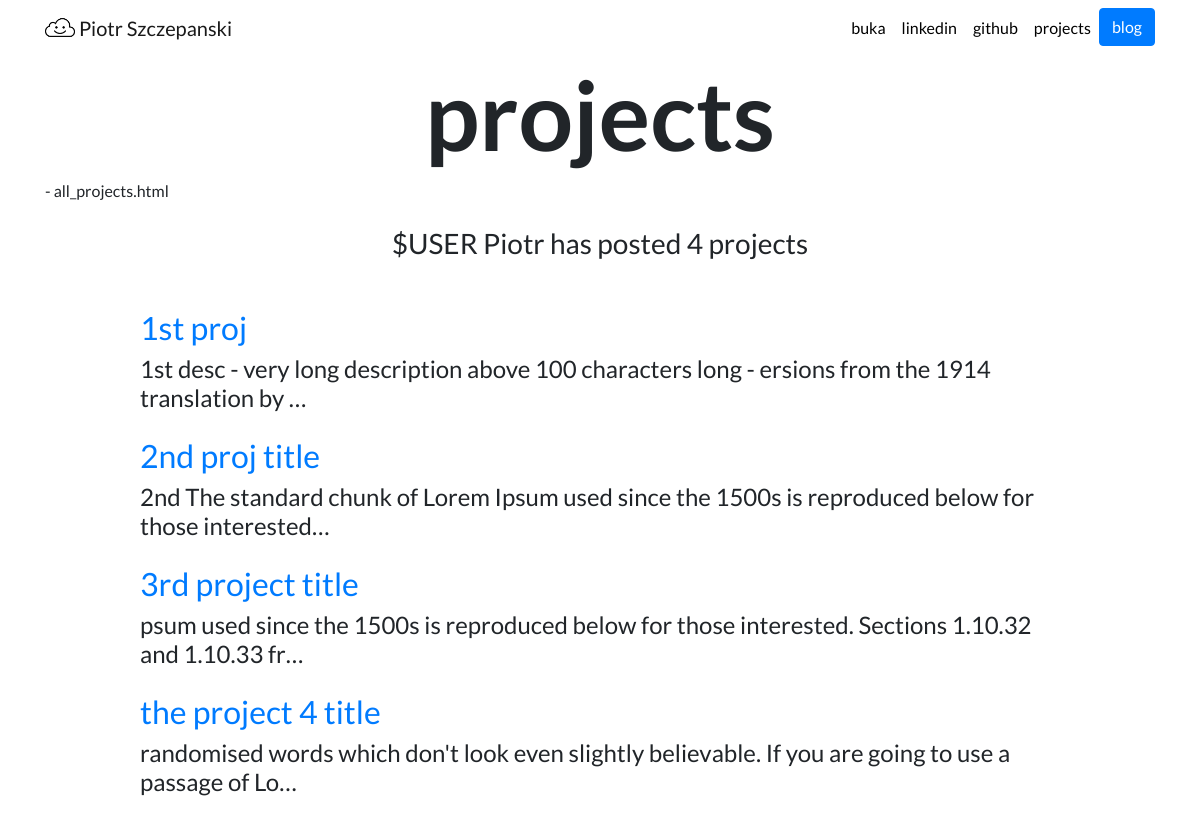
The page /projects/ on the database as committed earlier.
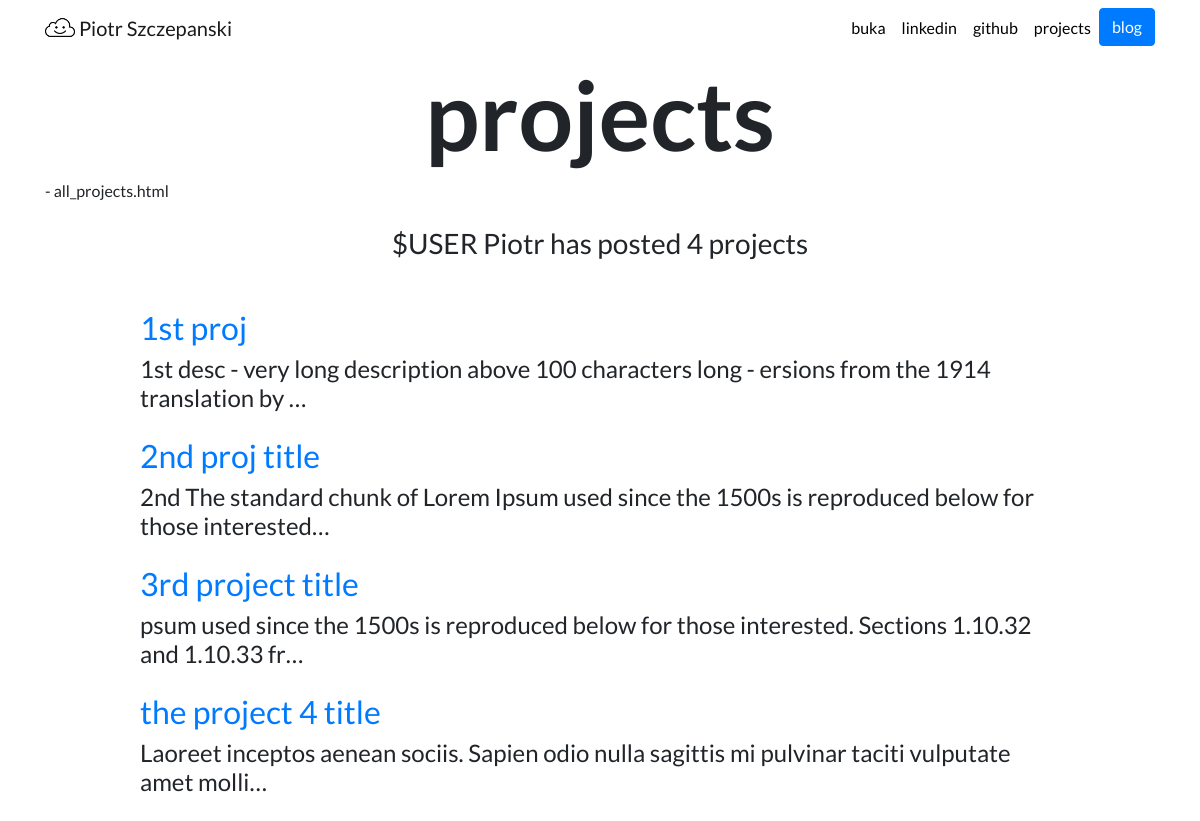
The same page on the database as committed later.
### app_projects/models.py (models this page shows, shortened)
class Project(models.Model):
    title = models.CharField(max_length=100)
    description = models.CharField(max_length=250)
    image = models.ImageField(upload_to='app_projects/images/')
    date = models.DateField()
    url = models.URLField(blank=True)

### app_projects/views.py (the view)
# urls.py: path('', views.all_projects, name='all_projects'),
def all_projects(request):
    counter_projects = Project.objects.count
    projects = Project.objects.order_by('-date')[:10]
    return render(request, 'app_proj_projects/all_projects.html', {'projects':projects, 'counter_projects': counter_projects })

### app_projects/templates/app_proj_projects/all_projects.html (shortened to what this page needs)
{% extends "app_proj_root/base.html" %}
{% load static %}
{% block content %}
<h1 id="post-title" class="font-weight-bold text-center">projects</h1>
- all_projects.html
<br>
<br>
<h3 class="text-center mb-5">$USER Piotr has posted {{ counter_projects }} project{{ projects.count|pluralize }}</h3>
{% for project in projects %}
<div class="row justify-content-center my-3">
    <div class="col-md-10">
        <a href="{% url 'app_projects:detail' project.id %}">
            <h2>{{ project.title }}</h2>
        </a>
        <h4>{{ project.description|striptags|truncatechars:100 }}</h4>
    </div>
</div>
{% endfor %}
{% endblock %}

Rows that differ between the two databases and show on the page:
changed Project "the project 4 title": description "randomised words which don't look even slightly believable. If you are going to use a passage of Lo…" → "Laoreet inceptos aenean sociis. Sapien odio nulla sagittis mi pulvinar taciti vulputate amet molli…"
